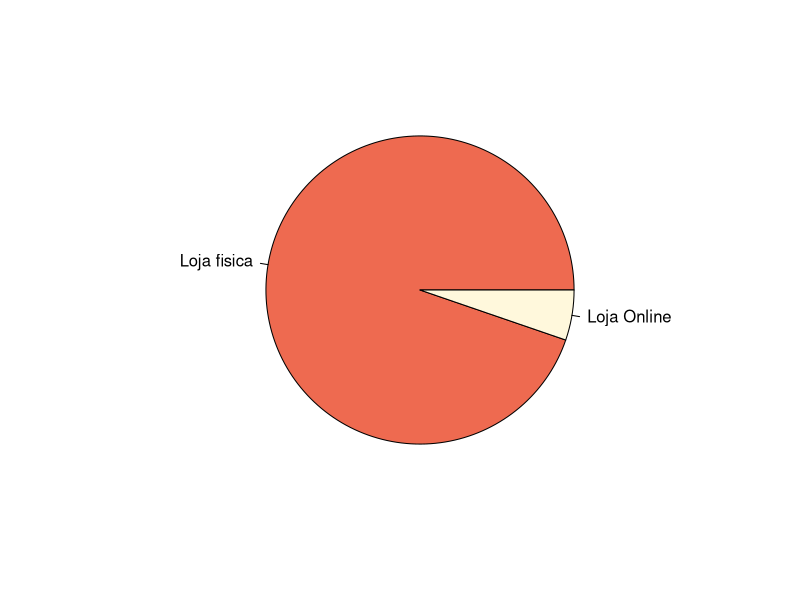
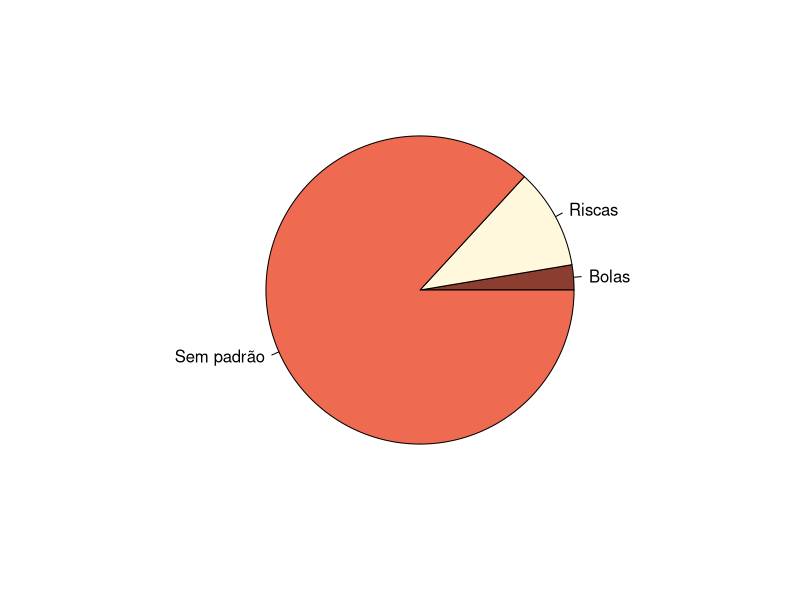
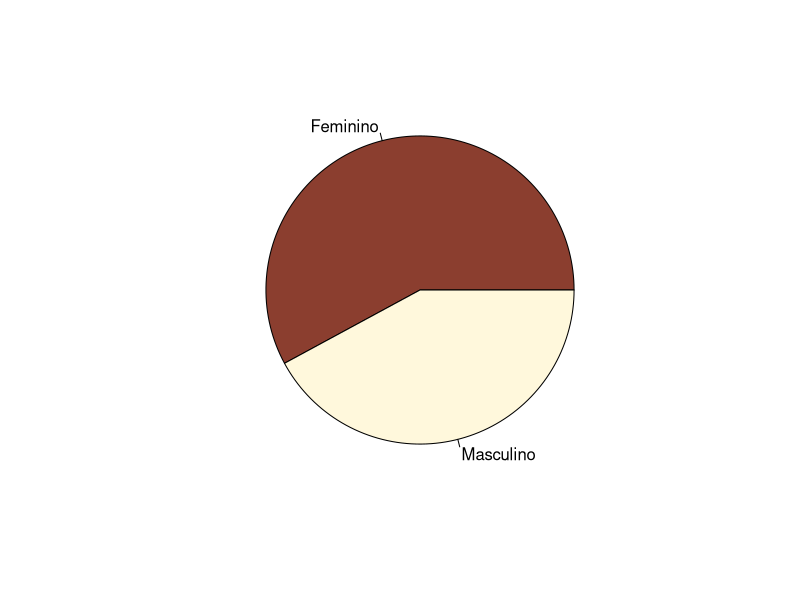
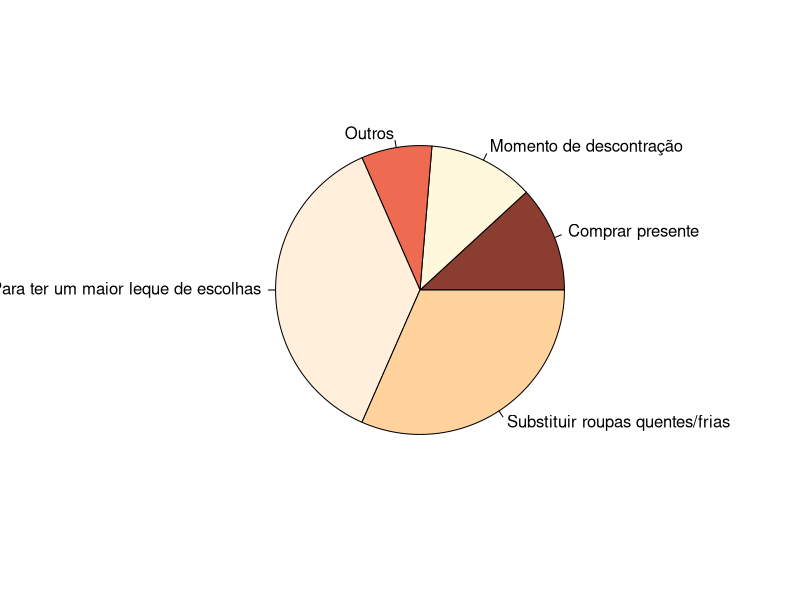
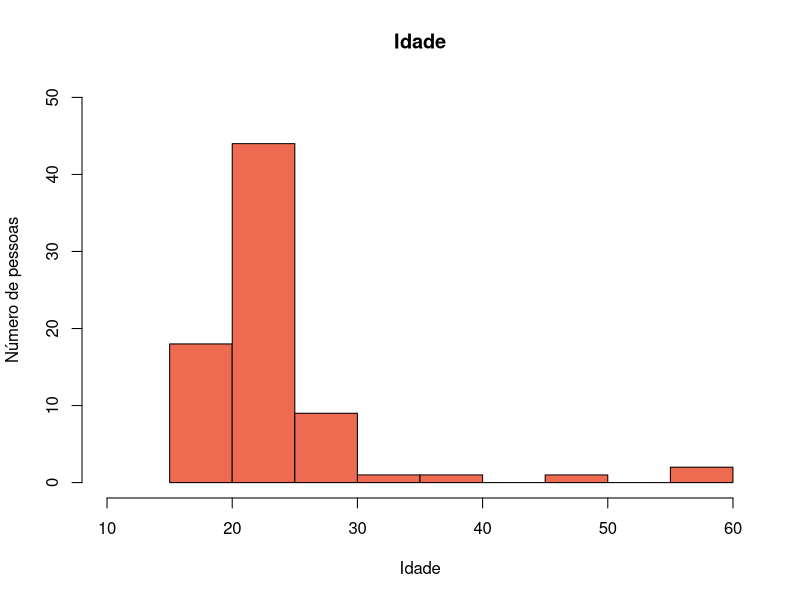
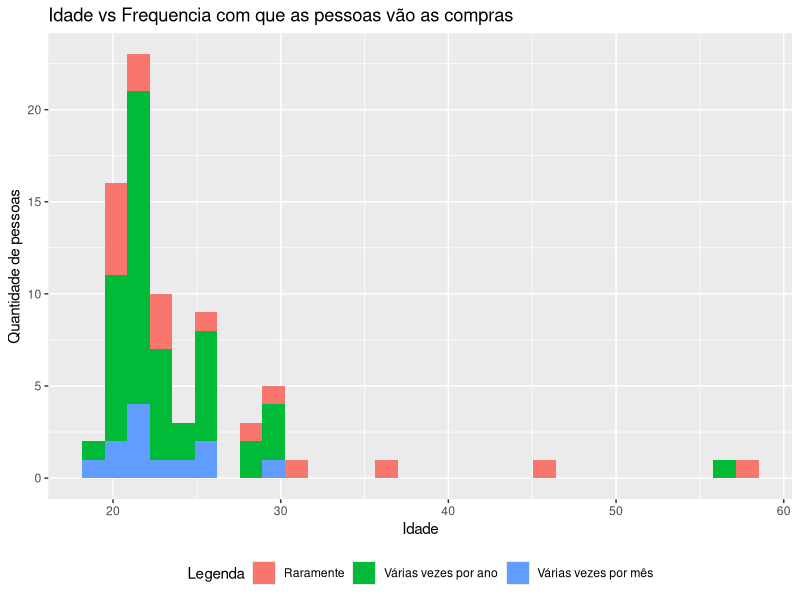
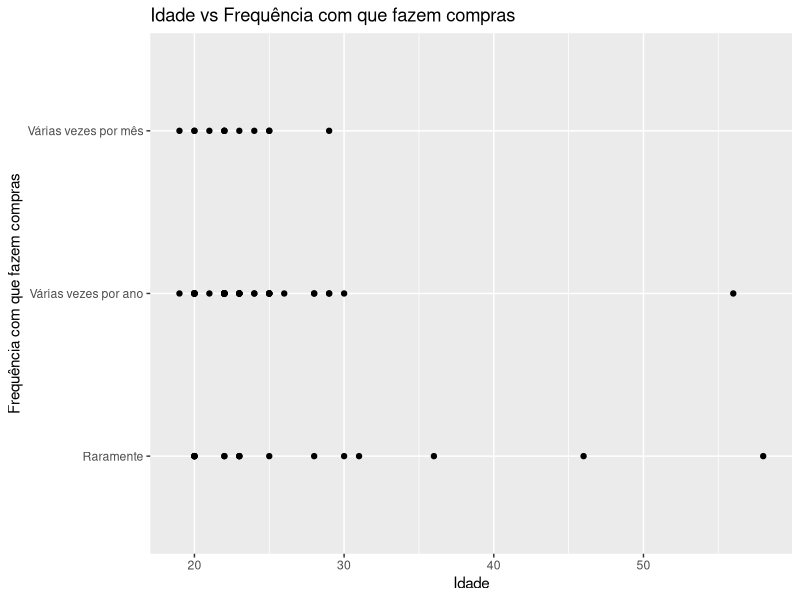
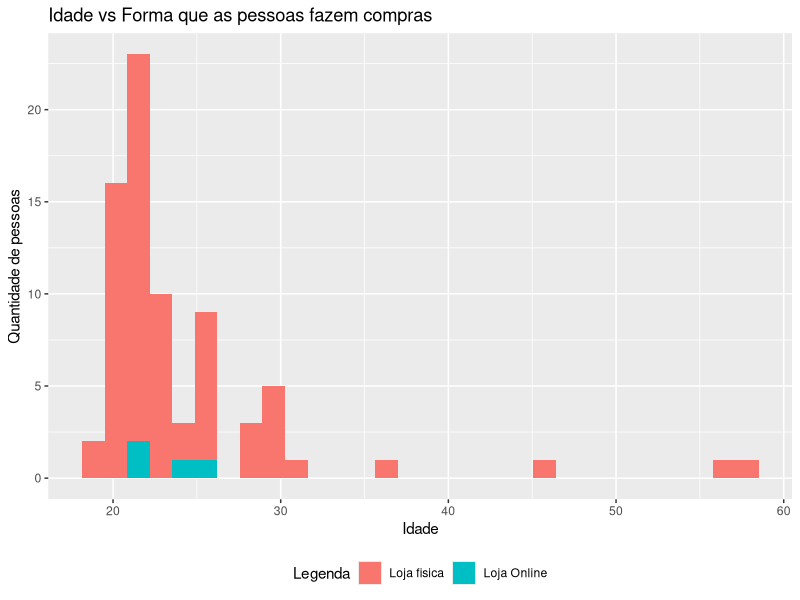

Here is the R script that generated these plots, in order:
## ---- chunk 1
knitr::opts_chunk$set(echo = TRUE)
## ---- chunk 2
library(readr)
#Tendencias_de_moda_e_comportamento_do_consumidor_2 <- read_csv("C:/Users/linin/Downloads/Tendências-de-moda-e-comportamento-do-consumidor-2.csv")
#View(Tendencias_de_moda_e_comportamento_do_consumidor_2)
 
#celia 

ResultadosInquerito <- read_csv("ResultadosInquerito.csv")
View(ResultadosInquerito)

#Dataet em estudo
dados=ResultadosInquerito
attach(dados)
## ---- chunk 3

#Renomear variáveis
Genero= `Qual o seu género?`
Motivo=`Qual o principal motivo pelo qual vai às  compras?`
Frequencia= `Com que frequência compra roupa?`
Tipo_Roupa= `Que tipo de roupa compra com mais frequência?`
Forma= `De que forma costuma obter os seus produtos?`
Padrao= `Qual o padrão de roupa favorito?`
Gasto= `Quanto dinheiro gastou, em média, em roupas nos últimos 3 meses?`
Idade= `Idade (em anos)`



## ---- chunk 4

table(Genero)
table(Motivo)
table(Frequencia)
table(Tipo_Roupa)
table(Forma)
table(Padrao)
table(Gasto)
table(Idade)


## ---- chunk 5
Genero<- factor(Genero)
#Género=Genero.f

Motivo<- factor(Motivo)
#Motivo=Motivo.f

Frequencia<- factor(Frequencia)
#Frequencia= Frequencia.f

Tipo_Roupa<- factor(Tipo_Roupa)
#Tipo_Roupa= Tipo_Roupa.f

Forma<- factor(Forma)
#Forma= Forma.f

Padrao<- factor(Padrao)
#Padrão= Padrao.f

Gasto <- factor(Gasto)
#Gasto= Gasto.f
## ---- chunk 6
library(stringr)
table(Motivo)
Motivo1=str_replace_all(Motivo,c("Por necessidade" = "Outros",
                                 "Porque necessito de algo que não tenho"="Outros",
                                 "Porque necessito de algo que não tenho"="Outros",
                                 "Quando preciso de algo urgente"="Outros",
                                 "Falta-me uma  peça específica"= "Outros",
                                 "Ver tudo e mais alguma coisa para depois comprar"= "Outros"))



Motivo2=replace(Motivo1,match(c("Necessidade"),Motivo1),"Outros")


table(Motivo2)

Motivo=factor(Motivo2)
is.factor(Motivo)

## ---- chunk 7
#Perceber as opções de cada vetor
levels(Genero)
levels(Motivo)
levels(Frequencia)
levels(Tipo_Roupa)
levels(Forma)
levels(Padrao)
levels(Gasto)

## ---- chunk 8

z=pie(table(Forma),col=c("coral2","cornsilk"),radius = 0.8)
x=pie(table(Padrao), col=c("coral4","cornsilk","coral2"),radius=0.8)
c=pie(table(Genero), col=c("coral4","cornsilk"), radius=0.8)
v=pie(table(Motivo), col=c("coral4","cornsilk","coral2","antiquewhite1", "burlywood1","coral"), radius = 0.75)#alterar isto
b=hist(Idade, ylim=c(0,50),xlim=c(10,60), col="coral2",xlab="Idade", ylab = "Número de pessoas", main = "Idade")



## ---- chunk 9
library(ggplot2)
par(mfrow=c(1,2)) 
p1= ggplot(dados, aes(Idade, fill = Frequencia)) +
  geom_histogram() +
  theme(legend.position = "bottom") + 
  labs(fill="Legenda") + labs(y="Quantidade de pessoas", x="Idade")+
  ggtitle("Idade vs Frequencia com que as pessoas vão as compras")
p1

i=ggplot(dados, aes(x=Idade, y=Frequencia)) +
  geom_point()+ theme(legend.position = "bottom") + 
  labs(fill="Legenda") + labs(y="Frequência com que fazem compras", x="Idade")+
  ggtitle("Idade vs Frequência com que fazem compras")
i
#library(gridExtra)
#gridExtra::grid.arrange(p1, i, ncol = 1)

## ---- chunk 10

p2 <- ggplot(dados, aes(Idade, fill = Forma)) +
  geom_histogram() +
  theme(legend.position = "bottom") + 
  labs(fill="Legenda") + labs(y="Quantidade de pessoas", x="Idade")+
  ggtitle("Idade vs Forma que as pessoas fazem compras")
p2


i1=ggplot(dados, aes(x=Idade, y=Forma)) +
  geom_point()+ theme(legend.position = "bottom") + 
  labs(fill="Legenda") + labs(y="Forma como obtêm os produtos", x="Idade")+
  ggtitle("Idade vs Forma como obtêm os produtos")

i1

## ---- chunk 11


p3 <- ggplot(dados, aes(Idade, fill = Gasto)) +
  geom_histogram() +
  theme(legend.position = "bottom") + 
  labs(fill="Legenda") + labs(y="Quantidade de pessoas", x="Idade")+
  ggtitle("Idade vs Gasto com roupa")
p3


i3=ggplot(dados, aes(x=Gasto, y=Idade)) +
  geom_point()+ theme(legend.position = "bottom") + 
  labs(fill="Legenda") + labs(x="Gasto nos ultimos três meses", y="Idade")+
  ggtitle("Idade vs Gasto os utlimos três meses")

i3



## ---- chunk 12
 #p7 <- ggplot(dados, aes(x = Idade, fill = Gasto )) +
 # geom_density(alpha = 0.8) +
#  theme(legend.position = "bottom") +
 # labs (fill = "Legenda") +
#  labs(x = "Glicose", y = "Densidade", title = "Gráfico de densidade da glicose") 
## ---- chunk 13
p4 <- ggplot(dados, aes(Idade, fill = Padrao)) +
  geom_histogram() +
  theme(legend.position = "bottom") + 
  labs(fill="Legenda") + labs(y="Quantidade de pessoas", x="Idade")+
  ggtitle("Idade vs Preferência de padrão de roupa")
p4

i4=ggplot(dados, aes(x=Idade, y=Padrao)) +
  geom_point()+ theme(legend.position = "bottom") + 
  labs(fill="Legenda") + labs(x="Gasto nos ultimos três meses", y="Idade")+
  ggtitle("Idade vs Gasto os utlimos três meses")

i4

## ---- chunk 14
p5 <- ggplot(dados, aes(Idade, fill = Motivo)) +
  geom_histogram() +
  theme(legend.position = "bottom") + 
  labs(fill="Legenda") + labs(y="Quantidade de pessoas", x="Idade")+
  ggtitle("Idade vs Motivo")
p5 #nao diz anda de jeito

i6=ggplot(dados, aes(x=Idade, y=Motivo)) +
  geom_point()+ theme(legend.position = "bottom") + 
  labs(fill="Legenda") + labs(y="Quantidade de pessoas", x="Idade")+
  ggtitle("Idade vs Forma que as pessoas fazem compras")

i6

## ---- chunk 15

p6 <- ggplot(dados, aes(Idade, fill = Tipo_Roupa)) +
  geom_histogram() +
  theme(legend.position = "bottom") + 
  labs(fill="Legenda") + labs(y="Quantidade de pessoas", x="Idade")+
  ggtitle("Idade vs Tipo de roupa")
p6 #nao diz nada de jeito


i7=ggplot(dados, aes(x=Idade, y=Tipo_Roupa)) +
  geom_point()+ theme(legend.position = "bottom") + 
  labs(fill="Legenda") + labs(y="Quantidade de pessoas", x="Idade")+
  ggtitle("Idade vs Forma que as pessoas fazem compras")

i7
## ---- chunk 16
tabela= table(Genero,Motivo)
Total_linha<-margin.table(tabela,2)  # O argumento 2 define a marginal da linha
Total_coluna<-margin.table(tabela,1) # O argumento 1 define a marginal da coluna
Total_linha
Total_coluna
ola<-rbind(cbind(tabela,Total_coluna),c(Total_linha, sum(Total_coluna)))
dimnames(ola)[[1]][3]<-"Total_linha" 
ola

tabela2=data.frame(ola)
tabela2


names(tabela2)[1]<-"Comprar um presente"
names(tabela2)[2]="Momento de descontração"
names(tabela2)[3]="Outros"
names(tabela2)[4]="Para ter um maior leque de escolhas"
names(tabela2)[5]="Substituir roupas quentes por frias"

tabela2
View(tabela2)
#rm(tabela2)
tabela2=subset(tabela2, select=c(1,2,4,5,3,6))
View(tabela2)
## ---- chunk 17



p7 <- ggplot(dados,aes(x = Genero, fill = Motivo)) + 
  geom_bar(position = "Dodge") + 
  labs (x = "Motivo") + 
  labs (fill = "Legenda", y="Total de pessoas") +
  theme(legend.position = "bottom") +
  labs(title = "Genero vs Motivo")
p7


p8 <- ggplot(dados,aes(x = Genero, fill = Padrao)) + 
  geom_bar(position = "Dodge") + 
  labs (x = "Padrão", y="Total de pessoas") + 
  labs (fill = "Legenda") +
  theme(legend.position = "bottom") +
  labs(title = "Genero vs Padrao")
p8

p9<- ggplot(dados,aes(x = Genero, fill = Gasto)) + 
  geom_bar(position = "Dodge") + 
  labs (x = "Resultado" , y="Total de pessoas") + 
  labs (fill = "Legenda") +
  theme(legend.position = "bottom") +
  labs(title = "Genero vs Gasto")
p9




## ---- chunk 18
tabela_gp= table(Genero,Padrao)
Total_linha_1<-margin.table(tabela_gp,2)  # O argumento 2 define a marginal da linha
Total_coluna_1<-margin.table(tabela_gp,1) # O argumento 1 define a marginal da coluna
simx<-rbind(cbind(tabela_gp,Total_coluna_1),c(Total_linha_1, sum(Total_coluna)))
dimnames(simx)[[1]][3]<-"Total_linha" 
simx

tabela3=data.frame(simx)
tabela3


names(tabela3)[1]<-"Bolas"
names(tabela3)[2]="Riscas"
names(tabela3)[3]="Sem padrão"
names(tabela3)[4]="Total_coluna"

View(tabela3)
